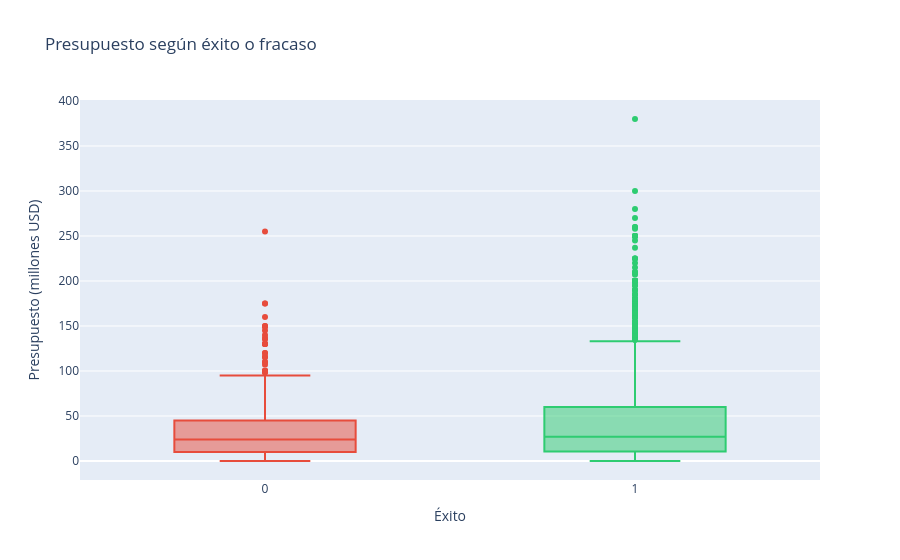

Notebook source saved alongside this figure:
### Markdown cell above
#### BUDGET

### Code cell
# Convertimos a millones para legibilidad
budget_m = df['budget'] / 1_000_000

# --- Distribución general del presupuesto ---
fig, ax = plt.subplots()
sns.histplot(budget_m, bins=36, kde=True, color='steelblue', ax=ax)
ax.set_title('Distribución del presupuesto')
ax.set_xlabel('Presupuesto (millones USD)')
ax.set_ylabel('Cantidad de películas')
plt.tight_layout()
plt.show()

# --- Presupuesto vs target ---
df_plot = df.copy()
df_plot['budget_m'] = df_plot['budget'] / 1_000_000

fig = px.box(df_plot, x='success', y='budget_m',
             color='success',
             labels={'success': 'Éxito', 'budget_m': 'Presupuesto (millones USD)'},
             title='Presupuesto según éxito o fracaso',
             color_discrete_map={0: '#e74c3c', 1: '#2ecc71'})
fig.update_layout(showlegend=False)
fig.show()

### Figure 1 — Plotly figure (JSON) as saved in the notebook; plotly's stock layout.template omitted (floating-point values rounded to 4 significant figures; data arrays with more than 128 entries replaced by an {"elided": "..."} marker saying what was removed)
{"data": [{"alignmentgroup": "True", "hovertemplate": "Éxito=%{x}<br>Presupuesto (millones USD)=%{y}<extra></extra>", "legendgroup": "1", "marker": {"color": "#2ecc71"}, "name": "1", "notched": false, "offsetgroup": "1", "orientation": "v", "showlegend": true, "type": "box", "x": {"elided": "2438 int values"}, "x0": " ", "xaxis": "x", "y": {"elided": "2438 float values"}, "y0": " ", "yaxis": "y"}, {"alignmentgroup": "True", "hovertemplate": "Éxito=%{x}<br>Presupuesto (millones USD)=%{y}<extra></extra>", "legendgroup": "0", "marker": {"color": "#e74c3c"}, "name": "0", "notched": false, "offsetgroup": "0", "orientation": "v", "showlegend": true, "type": "box", "x": {"elided": "791 int values"}, "x0": " ", "xaxis": "x", "y": {"elided": "791 float values"}, "y0": " ", "yaxis": "y"}], "layout": {"boxmode": "overlay", "legend": {"title": {"text": "Éxito"}, "tracegroupgap": 0}, "showlegend": false, "title": {"text": "Presupuesto según éxito o fracaso"}, "xaxis": {"anchor": "y", "categoryarray": [1, 0], "categoryorder": "array", "domain": [0, 1], "title": {"text": "Éxito"}}, "yaxis": {"anchor": "x", "domain": [0, 1], "title": {"text": "Presupuesto (millones USD)"}}}}
